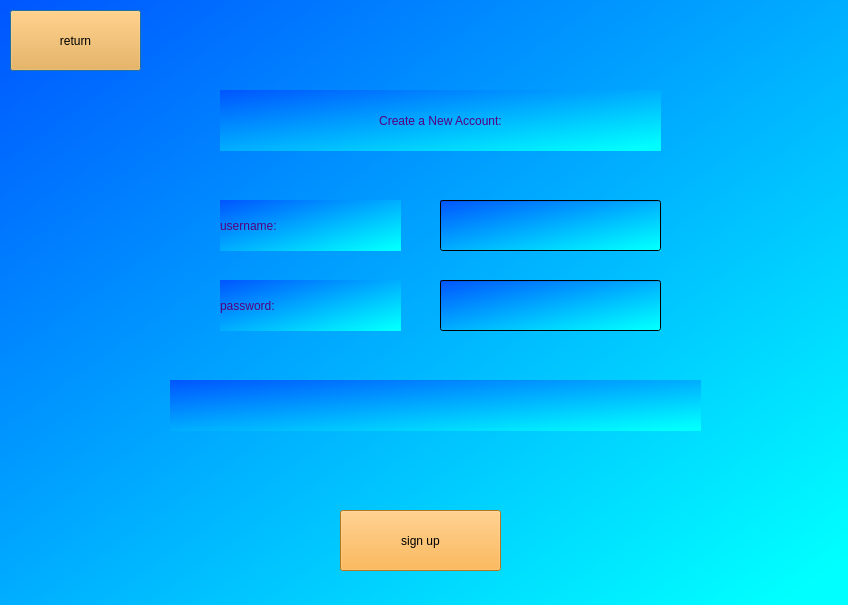
<?xml version="1.0" encoding="UTF-8"?>
<ui version="4.0">
 <class>Dialog</class>
 <widget class="QDialog" name="Dialog">
  <property name="geometry">
   <rect>
    <x>0</x>
    <y>0</y>
    <width>848</width>
    <height>605</height>
   </rect>
  </property>
  <property name="windowTitle">
   <string>Dialog</string>
  </property>
  <property name="styleSheet">
   <string notr="true">background-color: qlineargradient(spread:pad, x1:0, y1:0, x2:1, y2:1, stop:0 rgba(0, 85, 255, 255), stop:0.957746 rgba(0, 255, 255, 255));</string>
  </property>
  <widget class="QLabel" name="createnewacc">
   <property name="geometry">
    <rect>
     <x>220</x>
     <y>90</y>
     <width>441</width>
     <height>61</height>
    </rect>
   </property>
   <property name="styleSheet">
    <string notr="true">font: 700 20pt &quot;Segoe Script&quot;;
color: rgb(85, 0, 127);</string>
   </property>
   <property name="text">
    <string>Create a New Account:</string>
   </property>
   <property name="alignment">
    <set>Qt::AlignmentFlag::AlignCenter</set>
   </property>
  </widget>
  <widget class="QLabel" name="username">
   <property name="geometry">
    <rect>
     <x>220</x>
     <y>200</y>
     <width>181</width>
     <height>51</height>
    </rect>
   </property>
   <property name="styleSheet">
    <string notr="true">font: 700 20pt &quot;Segoe Script&quot;;
color: rgb(85, 0, 127);</string>
   </property>
   <property name="text">
    <string>username:</string>
   </property>
  </widget>
  <widget class="QLabel" name="password">
   <property name="geometry">
    <rect>
     <x>220</x>
     <y>280</y>
     <width>181</width>
     <height>51</height>
    </rect>
   </property>
   <property name="styleSheet">
    <string notr="true">font: 700 20pt &quot;Segoe Script&quot;;
color: rgb(85, 0, 127);</string>
   </property>
   <property name="text">
    <string>password:</string>
   </property>
  </widget>
  <widget class="QPushButton" name="back">
   <property name="geometry">
    <rect>
     <x>10</x>
     <y>10</y>
     <width>131</width>
     <height>61</height>
    </rect>
   </property>
   <property name="styleSheet">
    <string notr="true">font: 14pt &quot;Showcard Gothic&quot;;
color: rgb(0, 0, 0);
background-color: rgb(251, 167, 45);</string>
   </property>
   <property name="text">
    <string>return</string>
   </property>
  </widget>
  <widget class="QLineEdit" name="signup_name">
   <property name="geometry">
    <rect>
     <x>440</x>
     <y>200</y>
     <width>221</width>
     <height>51</height>
    </rect>
   </property>
   <property name="font">
    <font>
     <family>Segoe Script</family>
     <pointsize>12</pointsize>
    </font>
   </property>
  </widget>
  <widget class="QLineEdit" name="signup_pass">
   <property name="geometry">
    <rect>
     <x>440</x>
     <y>280</y>
     <width>221</width>
     <height>51</height>
    </rect>
   </property>
   <property name="font">
    <font>
     <family>Segoe Script</family>
     <pointsize>12</pointsize>
    </font>
   </property>
   <property name="text">
    <string/>
   </property>
   <property name="echoMode">
    <enum>QLineEdit::EchoMode::Password</enum>
   </property>
  </widget>
  <widget class="QPushButton" name="sign_up">
   <property name="geometry">
    <rect>
     <x>340</x>
     <y>510</y>
     <width>161</width>
     <height>61</height>
    </rect>
   </property>
   <property name="styleSheet">
    <string notr="true">font: 14pt &quot;Showcard Gothic&quot;;
color: rgb(0, 0, 0);
background-color: rgb(251, 167, 45);</string>
   </property>
   <property name="text">
    <string>sign up</string>
   </property>
  </widget>
  <widget class="QLabel" name="error">
   <property name="enabled">
    <bool>true</bool>
   </property>
   <property name="geometry">
    <rect>
     <x>170</x>
     <y>380</y>
     <width>531</width>
     <height>51</height>
    </rect>
   </property>
   <property name="font">
    <font>
     <family>Segoe Script</family>
     <pointsize>12</pointsize>
    </font>
   </property>
   <property name="autoFillBackground">
    <bool>false</bool>
   </property>
   <property name="text">
    <string/>
   </property>
   <property name="alignment">
    <set>Qt::AlignmentFlag::AlignCenter</set>
   </property>
  </widget>
  <zorder>error</zorder>
  <zorder>createnewacc</zorder>
  <zorder>username</zorder>
  <zorder>password</zorder>
  <zorder>back</zorder>
  <zorder>signup_name</zorder>
  <zorder>signup_pass</zorder>
  <zorder>sign_up</zorder>
 </widget>
 <resources/>
 <connections/>
</ui>
